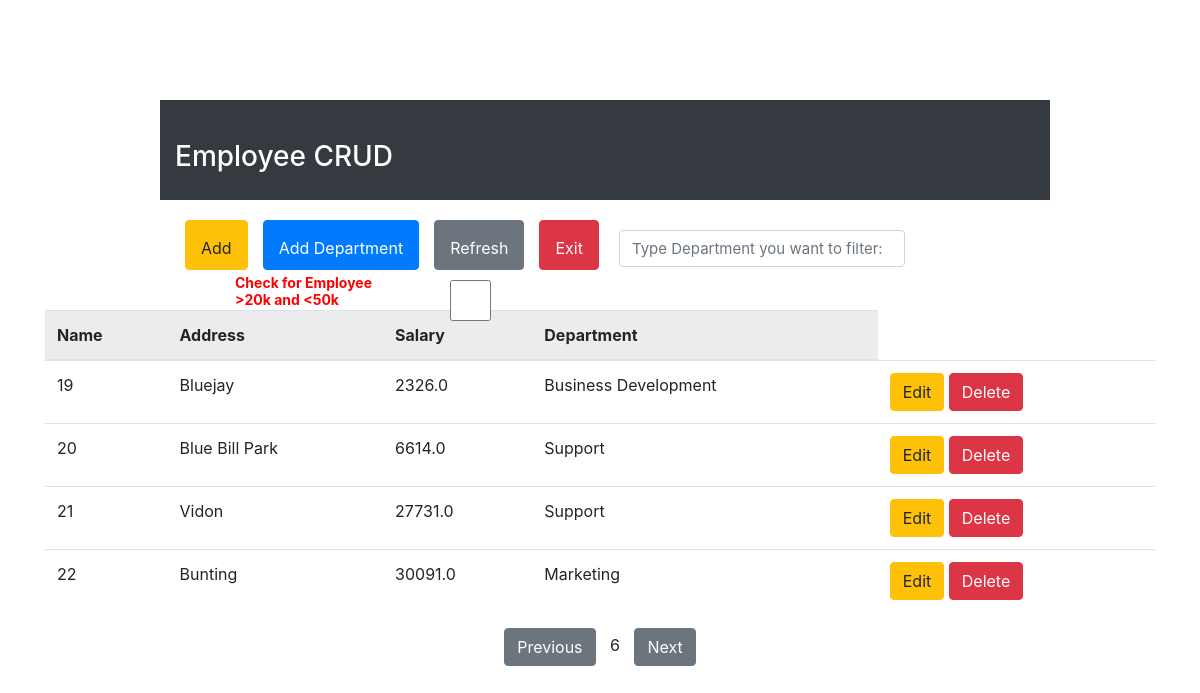
/emp/?page=6, run on an earlier commit of the app's database.
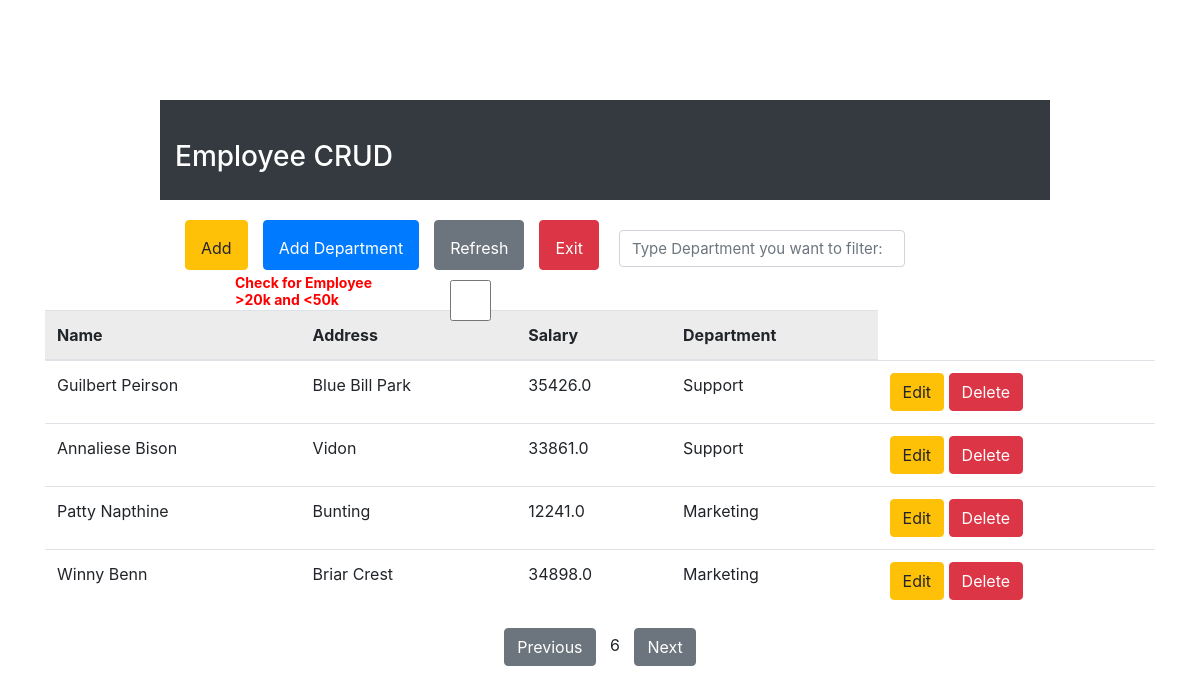
And on a later commit of the database.
### account/models.py (models this page shows, shortened)
class Employee(models.Model):
    class Meta:
        db_table = 'employee'
    emp_id = models.CharField(primary_key=True, unique=True, max_length=10)
    name = models.CharField("Name", max_length=240)
    emp_department = models.ForeignKey(Department, on_delete=models.CASCADE , related_name='department_name')
    salary = models.FloatField()
    address = models.TextField(max_length=20)
    DOJ = models.DateField("doj", auto_now_add=True)

class Department(models.Model):
    class Meta:
        db_table = "department"
    id = models.CharField(unique=True, primary_key=True, max_length=10)
    department = models.CharField(unique=True, max_length=50)

### account/views.py (the view, shortened to what this page needs)
# urls.py: path('emp/', views.saveEmp),
def saveEmp(request):
    data = Employee.objects.all()
    dept_obj = Department.objects.all()
    data = getPages(request, data,4)
    return render(request,'./account/emp_index.html',{ "data":data, "dept_obj":dept_obj})

### account/views.py (called while the page is built)
def getPages(request, OBJECT, pageNum):
    p = Paginator(OBJECT, pageNum)
    page_number = request.GET.get('page')
    try:
        page_obj = p.get_page(page_number)
    except PageNotAnInteger:
        page_obj = p.page(1)
    except EmptyPage:
        page_obj = p.page(p.num_pages)
    return page_obj

### account/templates/account/emp_index.html (shortened to what this page needs)
<!DOCTYPE html>
<html lang="en" dir="ltr">
<head>
  <link rel="stylesheet" href="https://cdn.jsdelivr.net/npm/bootstrap@4.3.1/dist/css/bootstrap.min.css">
</head>
<body>
  <div class="container">
    <div class="header">
      <div class="bg-dark">
        <h3 class="text text-white ml-1.5">Employee CRUD</h3>
      </div>
      <div class="Actions col">
        <h2 class="row">
          <button type="button" id="dataAdder" class="btn btn-warning">Add</button>
          <button type="button" id="dataAdderD" class="btn btn-primary">Add Department</button>
          <button type="button" class="btn btn-secondary" onClick="window.location.reload(true)">Refresh</button>
          <button type="button" class="btn btn-danger" onClick="window.location.href='/'">Exit</button>
          <span>
          <input type="text" class="search text-sm form-control" name="seachBy" id="DeptSearcher" placeholder="Type Department you want to filter: " onkeyup = "myFunctionSearch()">
          </span>
          <span id="cheker" class="row">
            <label for="Employee_5000" class="col-md-7">Check for Employee >20k and <50k </label>
            <input type="checkbox" id="Employee_5000" class="form-control col-md-4" name="employeeChecker" value="" onclick="getValueGT20k_LT_50k()">
          </span>
        </h2>
      </div>
    </div>
    <div class="content">
      <table class="table">
        <thead class="table-active">
          <tr>
            <th scope="col">Name</th>
            <th scope="col">Address</th>
            <th scope="col">Salary</th>
            <th scope="col">Department</th>
          </tr>
        </thead>
        <tbody>
          {% for df in data.object_list %}
          <tr class="EmployeeData">
            <td scope='row'>{{ df.name }}</td>
            <td>{{ df.address }}</td>
            <td class="EmpSalary">{{ df.salary }}</td>
            <td class="EmployeeDept">{{ df.emp_department.department }}</td>
            <td>
              <a href="/emp/edit/{{ df.emp_id }}/" class="btn btn-warning"><span class="glyphicon glyphicon-pencil" >Edit</span></a>
              <a href="/emp/delete/{{ df.emp_id }}/" class="btn btn-danger">Delete</a>
            </td>
          </tr>
          {% endfor %}
        </tbody>
      </table>
      <center>
        {%if data.has_previous %}
        <a href="?page={{data.previous_page_number}}" class="btn btn-secondary">Previous</a>
        {% endif %}
        <span style="padding:10px;">{{data.number}}</span>
        {%if data.has_next %}
        <a href="?page={{data.next_page_number}}" class="btn btn-secondary"> Next</a>
        {% endif %}
      </center>
    </div>
  </div>
</body>
</html>

What changed in the data, as far as the page shows it:
removed Employee: name "19", address "Bluejay", salary "2326.0", emp_department.department "Business Development"
removed Employee: name "20", address "Blue Bill Park", salary "6614.0", emp_department.department "Support"
removed Employee: name "21", address "Vidon", salary "27731.0", emp_department.department "Support"
removed Employee: name "22", address "Bunting", salary "30091.0", emp_department.department "Marketing"
added Employee: name "Guilbert Peirson", address "Blue Bill Park", salary "35426.0", emp_department.department "Support"
added Employee: name "Annaliese Bison", address "Vidon", salary "33861.0", emp_department.department "Support"
added Employee: name "Patty Napthine", address "Bunting", salary "12241.0", emp_department.department "Marketing"
added Employee: name "Winny Benn", address "Briar Crest", salary "34898.0", emp_department.department "Marketing"
